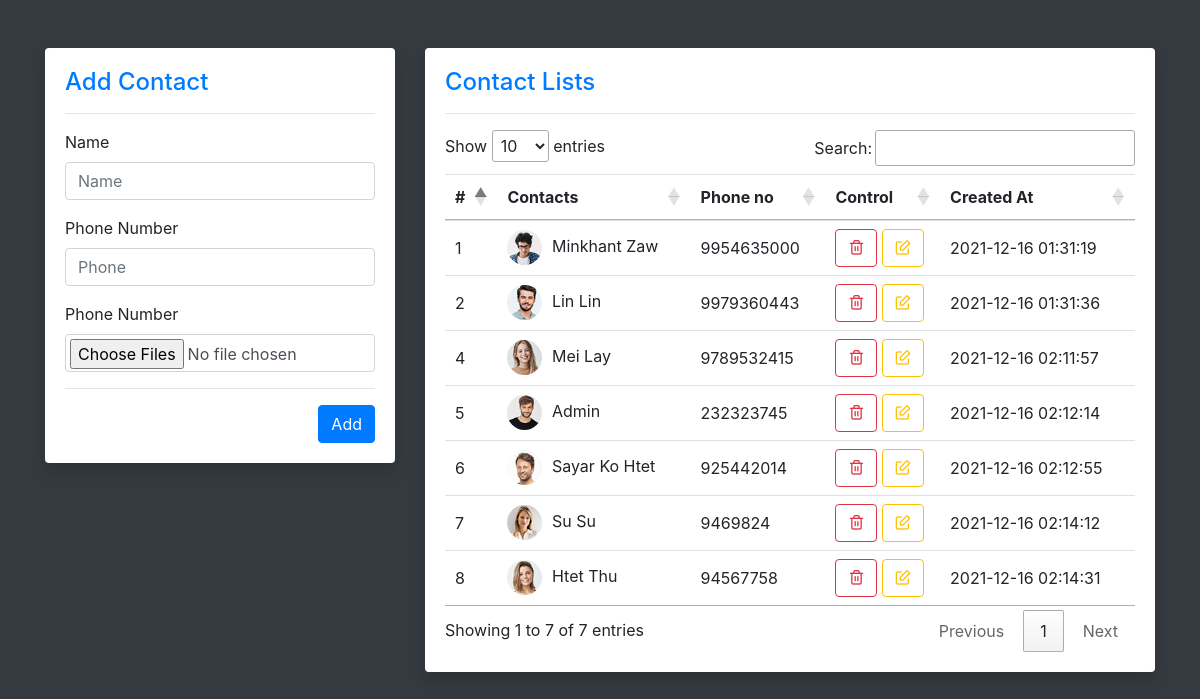
The page / on the database its author committed.
### tables this page shows
CREATE TABLE `users` (
  `id` int(11) NOT NULL,
  `name` varchar(50) NOT NULL,
  `phone` bigint(20) NOT NULL,
  `photo_link` varchar(255) NOT NULL,
  `created_at` timestamp NOT NULL DEFAULT current_timestamp()
);

### core/function.php (called while the page is built, shortened)
<?php
function old($inputName){
    if (isset($_POST[$inputName])){
        return $_POST[$inputName];
    } else {
        return "";
    }
}

### index.php (the view, shortened to what this page needs)
<?php
require_once "core/function.php";
?>
<!doctype html>
<html lang="en">
<head>
    <link rel="stylesheet" href="asset/bootstrap-4.5.3-dist/css/bootstrap.min.css">
    <link rel="stylesheet" href="asset/feather-icons-web/feather.css">
    <link rel="stylesheet" href="//cdn.datatables.net/1.11.3/css/jquery.dataTables.min.css">
</head>
<body class="bg-dark">
    <div class="container">
        <div class="row my-5">
            <div class="col-12">
                <div class="row vh-100">
                    <div class="col-12 col-md-4">
                        <div class="card border-0 rounded shadow">
                            <div class="card-body">
                                <h4 class="text-primary">Add Contact</h4>
                                <hr>
                                <form action="create.php" method="post" enctype="multipart/form-data">
                                    <div class="form-group">
                                        <label for="name">Name</label>
                                        <input type="text" name="name" class="form-control" id="name" placeholder="Name" value="<?php echo old("name");?>" required min="5" max="20">
                                    </div>
                                    <div class="form-group">
                                        <label for="phone">Phone Number</label>
                                        <input type="number" name="phone" class="form-control" id="phone" placeholder="Phone" value="<?php echo old("phone");?>" required>
                                    </div>
                                    <div class="form-group">
                                        <label for="upload">Phone Number</label>
                                        <input type="file" name="upload[]" class="form-control p-1" id="upload" placeholder="Phone" value="<?php echo old("upload"); ?>" accept="image/jpeg,image/png" multiple required>
                                    </div>
                                    <hr>
                                    <div class="text-right">
                                        <button class="btn btn-primary" name="add">Add</button>
                                    </div>
                                </form>
                            </div>
                        </div>
                    </div>
                    <div class="col-12 col-md-8">
                        <div class="card border-0 rounded shadow">
                            <div class="card-body">
                                <h4 class="text-primary">Contact Lists</h4>
                                <hr>
                                <table class="table">
                                    <thead>
                                        <tr>
                                            <th>#</th>
                                            <th>Contacts</th>
                                            <th>Phone no</th>
                                            <th>Control</th>
                                            <th>Created At</th>
                                        </tr>
                                    </thead>
                                    <tbody>
                                    <?php
                                    function users(){
                                        global $conn;
                                        $sql = "SELECT * FROM users";
                                        $query = mysqli_query($conn, $sql);
                                        $rows = [];
                                        while ($row = mysqli_fetch_assoc($query)){
                                            array_push($rows,$row);
                                        }
                                        return $rows;
                                    }
                                    ?>
                                    <?php foreach (users() as $u){ ?>
                                        <tr>
                                            <td class="align-middle"><?php echo $u['id'] ?></td>
                                            <td class="align-middle">
                                                <img src="<?php echo $u['photo_link']?>" alt="">
                                                <p class="d-inline"><?php echo $u['name']?></p>
                                            </td>
                                            <td class="align-middle"><?php echo $u['phone'] ?></td>
                                            <td class="align-middle text-nowrap">
                                                <a href="delete.php?id=<?php echo $u['id'];?>" class="btn btn-outline-danger"><i class="feather-trash-2"></i></a>
                                                <a href="edit.php?id=<?php echo $u['id'];?>" class="btn btn-outline-warning"><i class="feather-edit"></i></a>
                                            </td>
                                            <td class="align-middle">
                                                <?php echo $u['created_at']?>
                                            </td>
                                        </tr>
                                    <?php } ?>
                                    </tbody>
                                </table>
                            </div>
                        </div>
                    </div>
                </div>
            </div>
        </div>
    </div>
</body>
</html>

### index.php (style rules this page uses)
img { width: 35px; height: 35px; border-radius: 50%; margin-right: 5px; }

### rows shown on the page
users: id "1", photo_link (picture), name "Minkhant Zaw", phone "9954635000", created_at "2021-12-16 01:31:19"
users: id "2", photo_link (picture), name "Lin Lin", phone "9979360443", created_at "2021-12-16 01:31:36"
users: id "4", photo_link (picture), name "Mei Lay", phone "9789532415", created_at "2021-12-16 02:11:57"
users: id "5", photo_link (picture), name "Admin", phone "232323745", created_at "2021-12-16 02:12:14"
users: id "6", photo_link (picture), name "Sayar Ko Htet", phone "925442014", created_at "2021-12-16 02:12:55"
users: id "7", photo_link (picture), name "Su Su", phone "9469824", created_at "2021-12-16 02:14:12"
users: id "8", photo_link (picture), name "Htet Thu", phone "94567758", created_at "2021-12-16 02:14:31"
